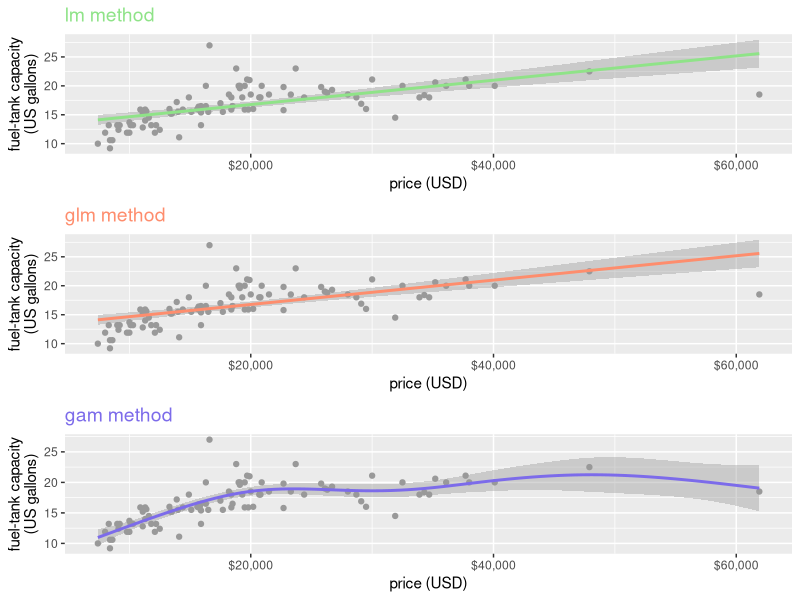

This chart was generated by the following R code:
library(ggplot2)
library(mgcv)
library(gridExtra)
cars93 <- MASS::Cars93

# lm method
lm <- ggplot(cars93, aes(x = Price, y = Fuel.tank.capacity)) +
  geom_point(color = "grey60") +
  geom_smooth(se = TRUE, method = "lm", color = "#8fe388") +
  scale_x_continuous(
    name = "price (USD)",
    breaks = c(20, 40, 60),
    labels = c("$20,000", "$40,000", "$60,000")
  ) +
  scale_y_continuous(name = "fuel-tank capacity\n(US gallons)") +
  ggtitle("lm method") +
  theme(plot.title = element_text(size = 14, color = "#8fe388"))

# glm method
glm <- ggplot(cars93, aes(x = Price, y = Fuel.tank.capacity)) +
  geom_point(color = "grey60") +
  geom_smooth(se = TRUE, method = "glm", color = "#fe8d6d") +
  scale_x_continuous(
    name = "price (USD)",
    breaks = c(20, 40, 60),
    labels = c("$20,000", "$40,000", "$60,000")
  ) +
  scale_y_continuous(name = "fuel-tank capacity\n(US gallons)") +
  ggtitle("glm method") +
  theme(plot.title = element_text(size = 14, color = "#fe8d6d"))

# gam method
gam <- ggplot(cars93, aes(x = Price, y = Fuel.tank.capacity)) +
  geom_point(color = "grey60") +
  geom_smooth(se = TRUE, method = "gam", formula = y ~ s(x), color = "#7c6bea") +
  scale_x_continuous(
    name = "price (USD)",
    breaks = c(20, 40, 60),
    labels = c("$20,000", "$40,000", "$60,000")
  ) +
  scale_y_continuous(name = "fuel-tank capacity\n(US gallons)") +
  ggtitle("gam method") +
  theme(plot.title = element_text(size = 14, color = "#7c6bea"))

grid.arrange(lm, glm, gam, ncol = 1)

# resulting file at ./hw4_3.png